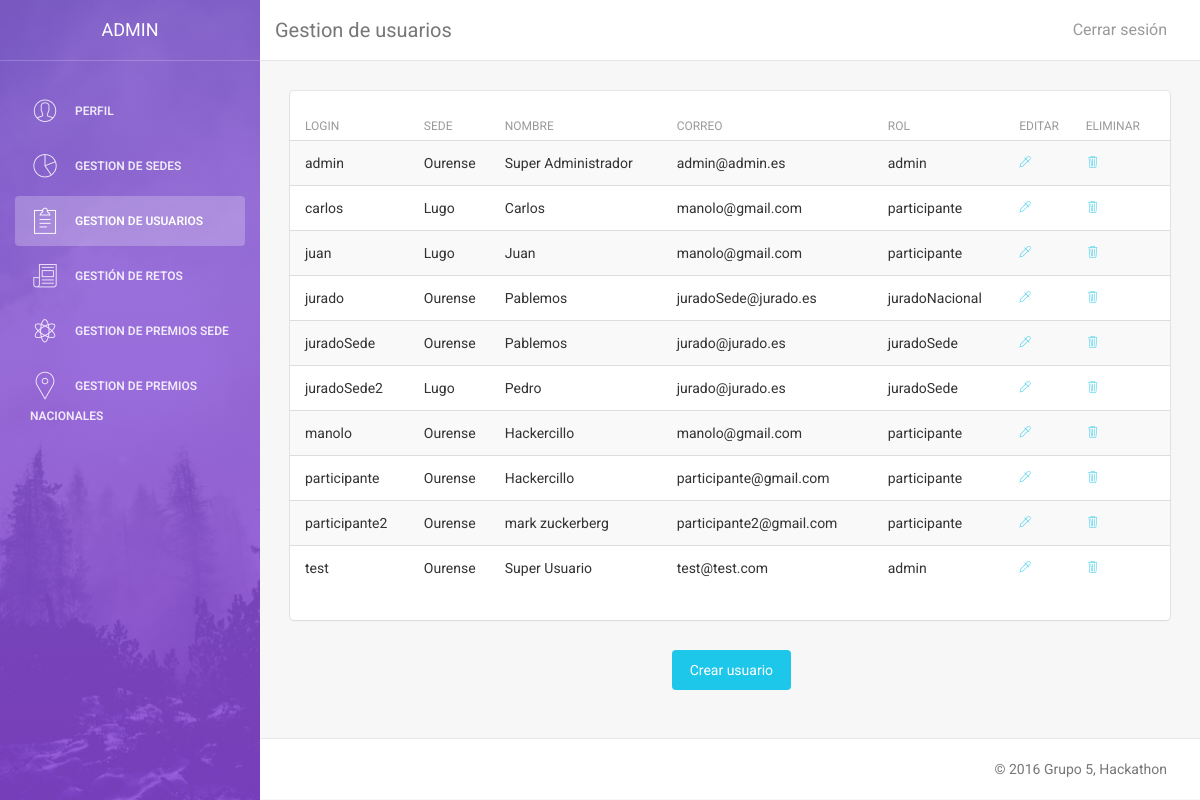
Screenshot of /vistas/admin/a_usuarios.php (signed in) with the database file from the repository.
### tables this page shows
CREATE TABLE IF NOT EXISTS Usuario (
  `idUsuario` VARCHAR(50) NOT NULL,
  `Sede_idSede` VARCHAR(50) NOT NULL,
  `Nombre` VARCHAR(50) NOT NULL,
  `Password` VARCHAR(300) NOT NULL,
  `Email` VARCHAR(50) NOT NULL,
  `Idioma` ENUM('esp', 'eng') NOT NULL DEFAULT 'esp',
  `Equipo_idEquipo` VARCHAR(50) DEFAULT NULL,
  `Rol` ENUM('admin', 'juradoNacional', 'juradoSede', 'participante') DEFAULT 'participante',
   PRIMARY KEY (`idUsuario`),
  CONSTRAINT `fk_Usuario_Sede`
    FOREIGN KEY (`Sede_idSede`)
    REFERENCES Sede(`idSede`)
    ON DELETE CASCADE
    ON UPDATE CASCADE,
  CONSTRAINT `fk_Usuario_Equipo`
    FOREIGN KEY (`Equipo_idEquipo`)
    REFERENCES Equipo(`idEquipo`)
    ON DELETE CASCADE
    ON UPDATE CASCADE);

### modelo/esp.php (called while the page is built, shortened)
<?php
$idioma["aceptar"] = "Aceptar";
$idioma["cancelar"] = "Cancelar";
$idioma["editar"] = "Editar";
$idioma["eliminar"] = "Eliminar";
$idioma["volver"] = "Volver";
$idioma["crear"] = "Crear";
$idioma["modificar"] = "Modificar";
$idioma["cerrar"] = "Cerrar sesión";
$idioma["si"] = "SI";
$idioma["no"] = "NO";
$idioma["ver"] = "Ver";
$idioma["add"] = "Añadir";
$idioma['perfil'] = "Perfil";
$idioma['editar_perfil'] = "Editar perfil";
$idioma['eliminar_perfil'] = "Eliminar mi cuenta";
$idioma['rol'] = "Rol";
$idioma['idioma'] = "Idioma";
$idioma['nueva_pass'] = "Nueva contraseña";
$idioma["login_introduccion"] = "Bienvenido a la pagina del Hackaton.";
$idioma["login_introduccion2"] = "El mayor evento de retos del mundo";
$idioma["login_logueate"] = "Logueate en nuestro sitio";
$idioma["login_introduzca"] = "Introduzca su usario y contraseña para entrar:";
$idioma["login_usuario"] = "Usuario";
$idioma["login_pass"] = "Contraseña";
$idioma["login_aceptar"] = "Entra!";
$idioma["login_registrar"] = "Regístrate";
$idioma["login_or"] = "o si no...";
$idioma["login_visita"] = "Mira los retos";
$idioma["login_retos"] = "Retos";
$idioma['login_frase_retos'] = "Haz click en los retos para ver su descripcion";
$idioma['volver_login'] = "Volver al login";
$idioma['crear_reto'] = "¡Crea un reto!";
$idioma["registro_introduccion"] = "Bienvenido a la pagina del Hackaton.";
$idioma["registro_introduccion2"] = "El mayor evento de retos del mundo";
$idioma["registro_registrate"] = "Regístrate en nuestro sitio";
$idioma["registro_introduzca"] = "Rellena los campos para regístrarte:";
$idioma["registro_usuario"] = "Usuario";
$idioma["registro_sede"] = "Sede";
$idioma["registro_nombre"] = "Nombre";
$idioma["registro_pass"] = "Contraseña";
$idioma["registro_email"] = "Correo";
$idioma["registro_equipo"] = "Equipo";
$idioma["registro_aceptar"] = "Regístrate";
$idioma["registro_volver"] = "Volver";
$idioma["reto_introduce"] = "Completa los siguientes campos";
$idioma["gestion_retos"] = "Gestión de retos";
$idioma["retoSi"] = "Retos aceptados";
$idioma["retoNo"] = "Retos no aceptados";
$idioma["reto_nombre"] = "Nombre del reto";
$idioma["reto_descripcion"] = "Descripción";
$idioma["reto_aceptado"] = "Aceptado";
$idioma["reto_crear"] = "Crear reto";
$idioma["reto_modificar"] = "Modificar reto";
$idioma['retos'] = "Retos";
$idioma['reto_eliminar'] = "Eliminar reto";
$idioma["gestion_sedes"] = "Gestion de sedes";
$idioma["nueva_sede"] = "Nueva Sede";
$idioma["id_Sede"] = "Introduzca Ubicación";
$idioma["nombre_sede"] = "Nombre de sede";
$idioma["eliminar_sede"] = "Eliminar sede";
?>

### modelo/model_usuario.php (called while the page is built, shortened)
<?php
include_once 'connect_DB.php';
class Usuario {
    public function listar(){
        $db = new Database();
        $sqlUsuario = $db->consulta("SELECT * FROM Usuario");
        $arrayUsuario = array();
        while ($row_usuario = mysqli_fetch_assoc($sqlUsuario))
            $arrayUsuario[] = $row_usuario;
        return $arrayUsuario;
    }
}
?>

### modelo/connect_DB.php (called while the page is built, shortened)
<?php
class Database {
    var $conexion;
    public function __construct($host="localhost",$user="admin_hackaton",
                                $pass="iu", $db="et1_hackaton"){
        $this->conexion = mysqli_connect($host, $user, $pass, $db);
    }
    public function consulta($sentencia){
        return mysqli_query($this->conexion,$sentencia);
    }
}
?>

### vistas/admin/a_usuarios.php (the view, shortened to what this page needs)
<!doctype html>
<html lang="en">
    <?php
    include_once '../../modelo/model_usuario.php';
    $usuario = new Usuario();
    $usuarios = $usuario->listar();
    ?>
    <body>
        <div class="wrapper">
            <?php include_once '../Sidebars/a_sidebar.php'; a_sidebar('', '', 'class="active"', '', '', '');?>
            <div class="main-panel">
                <nav class="navbar navbar-default navbar-fixed">
                    <div class="container-fluid">
                        <div class="navbar-header">
                            <a class="navbar-brand" href="#"><?php echo $idioma["gestion_usuarios"]; ?></a>
                        </div>
                        <div class="collapse navbar-collapse">
                            <ul class="nav navbar-nav navbar-right">
                                <li>
                                    <a href="../../controladores/ctrl_log_out.php">
                                        <?php echo $idioma["cerrar"]; ?>
                                    </a>
                                </li>
                            </ul>
                        </div>
                    </div>
                </nav>
                <div class="content">
                    <div class="container-fluid">
                        <div class="row">
                            <div class="col-md-12">
                                <div class="card">
                                    <div class="content table-responsive table-full-width">
                                        <table class="table table-hover table-striped">
                                            <thead>
                                                <th>Login</th>
                                                <th><?php echo $idioma["registro_sede"]; ?></th>
                                                <th><?php echo $idioma["registro_nombre"]; ?></th>
                                                <th><?php echo $idioma["registro_email"]; ?></th>
                                                <th><?php echo $idioma["rol"]; ?></th>
                                                <th><?php echo $idioma["editar"]; ?></th>
                                                <th><?php echo $idioma["eliminar"]; ?></th>
                                            </thead>
                                            <tbody>
                                                <?php foreach ($usuarios as $u){ ?>
                                                <tr>
                                                    <td><?php echo $u['idUsuario'];?></td>
                                                    <td><?php echo $u['Sede_idSede'];?></td>
                                                    <td><?php echo $u['Nombre'];?></td>
                                                    <td><?php echo $u['Email'];?></td>
                                                    <td><?php echo $u['Rol'];?></td>
                                                    <td><a href="a_usu_mod.php?usu=<?php echo $u['idUsuario'];?>"><i class="pe-7s-eyedropper"></i></a></td>
                                                    <td><a href="a_usu_del.php?usu=<?php echo $u['idUsuario'];?>"><i class="pe-7s-trash"></i></a></td>
                                                </tr>
                                                <?php }?>
                                            </tbody>
                                        </table>
                                    </div>
                                </div>
                            </div>
                        </div>
                        <div class="col-md-2 col-md-offset-5">
                            <a class="boton btn btn-info btn-fill" href="a_usu_nuevo.php"><?php echo $idioma["nuevo_usu"]; ?></a>
                        </div>
                    </div>
                </div>
                <footer class="footer">
                    <div class="container-fluid">
                        <p class="copyright pull-right"> &copy; 2016 Grupo 5, Hackathon</p>
                    </div>
                </footer>
            </div>
        </div>
    </body>
</html>

### css/nuestro.css (style rules this page uses)
.boton { text-decoration: none; color: white; }

### rows the page displays
usuario: idUsuario "admin", Sede_idSede "Ourense", Nombre "Super Administrador", Email "admin@admin.es", Rol "admin"
usuario: idUsuario "carlos", Sede_idSede "Lugo", Nombre "Carlos", Email "manolo@gmail.com", Rol "participante"
usuario: idUsuario "juan", Sede_idSede "Lugo", Nombre "Juan", Email "manolo@gmail.com", Rol "participante"
usuario: idUsuario "jurado", Sede_idSede "Ourense", Nombre "Pablemos", Email "juradoSede@jurado.es", Rol "juradoNacional"
usuario: idUsuario "juradoSede", Sede_idSede "Ourense", Nombre "Pablemos", Email "jurado@jurado.es", Rol "juradoSede"
usuario: idUsuario "juradoSede2", Sede_idSede "Lugo", Nombre "Pedro", Email "jurado@jurado.es", Rol "juradoSede"
usuario: idUsuario "manolo", Sede_idSede "Ourense", Nombre "Hackercillo", Email "manolo@gmail.com", Rol "participante"
usuario: idUsuario "participante", Sede_idSede "Ourense", Nombre "Hackercillo", Email "participante@gmail.com", Rol "participante"
usuario: idUsuario "participante2", Sede_idSede "Ourense", Nombre "mark zuckerberg", Email "participante2@gmail.com", Rol "participante"
usuario: idUsuario "test", Sede_idSede "Ourense", Nombre "Super Usuario", Email "test@test.com", Rol "admin"

### other values shown
$idioma['perfil'] "PERFIL"
$idioma["gestion_sedes"] "GESTION DE SEDES"
$idioma["gestion_usuarios"] "GESTION DE USUARIOS"
$idioma["gestion_retos"] "GESTIÓN DE RETOS"
$idioma["gestion_premios_sede"] "GESTION DE PREMIOS SEDE"
$idioma["gestion_premios_nacionales"] "GESTION DE PREMIOS NACIONALES"
$idioma["gestion_usuarios"] "Gestion de usuarios"
$idioma["cerrar"] "Cerrar sesión"
$idioma["registro_sede"] "SEDE"
$idioma["registro_nombre"] "NOMBRE"
$idioma["registro_email"] "CORREO"
$idioma["rol"] "ROL"
$idioma["editar"] "EDITAR"
$idioma["eliminar"] "ELIMINAR"
$idioma["nuevo_usu"] "Crear usuario"
